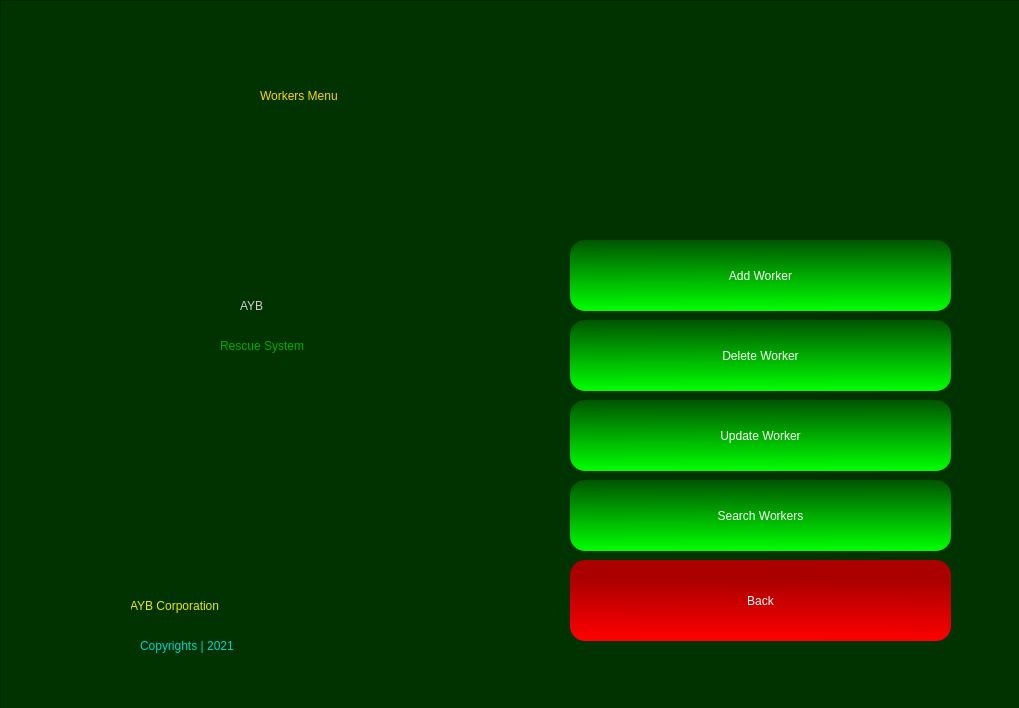
<?xml version="1.0" encoding="UTF-8"?>
<ui version="4.0">
 <class>Form</class>
 <widget class="QWidget" name="Form">
  <property name="geometry">
   <rect>
    <x>0</x>
    <y>0</y>
    <width>1019</width>
    <height>708</height>
   </rect>
  </property>
  <property name="windowTitle">
   <string>Form</string>
  </property>
  <widget class="QFrame" name="frame">
   <property name="geometry">
    <rect>
     <x>0</x>
     <y>0</y>
     <width>1022</width>
     <height>713</height>
    </rect>
   </property>
   <property name="styleSheet">
    <string notr="true">QFrame{

background-color: rgb(0, 51, 0);
color: rgb(0,255,0);

}
</string>
   </property>
   <property name="frameShape">
    <enum>QFrame::StyledPanel</enum>
   </property>
   <property name="frameShadow">
    <enum>QFrame::Raised</enum>
   </property>
   <widget class="QLabel" name="label_2">
    <property name="geometry">
     <rect>
      <x>70</x>
      <y>210</y>
      <width>211</width>
      <height>181</height>
     </rect>
    </property>
    <property name="styleSheet">
     <string notr="true">background-image: url(:/newPrefix/—Pngtree—red and black logo_5517319.png);</string>
    </property>
    <property name="text">
     <string/>
    </property>
    <property name="pixmap">
     <pixmap resource="mainLogo.qrc">:/newPrefix/—Pngtree—red and black logo_5517319.png</pixmap>
    </property>
    <property name="scaledContents">
     <bool>true</bool>
    </property>
   </widget>
   <widget class="QLabel" name="label_4">
    <property name="geometry">
     <rect>
      <x>240</x>
      <y>280</y>
      <width>191</width>
      <height>51</height>
     </rect>
    </property>
    <property name="styleSheet">
     <string notr="true">font: 87 36pt &quot;Arial Black&quot;;
color: rgb(207, 207, 207);</string>
    </property>
    <property name="text">
     <string>AYB</string>
    </property>
   </widget>
   <widget class="QLabel" name="label_3">
    <property name="geometry">
     <rect>
      <x>220</x>
      <y>330</y>
      <width>231</width>
      <height>31</height>
     </rect>
    </property>
    <property name="styleSheet">
     <string notr="true">font: 25 20pt &quot;Bahnschrift Light&quot;;
color: rgb(0, 170, 0);</string>
    </property>
    <property name="text">
     <string>Rescue System</string>
    </property>
   </widget>
   <widget class="QLabel" name="label_5">
    <property name="geometry">
     <rect>
      <x>260</x>
      <y>70</y>
      <width>491</width>
      <height>51</height>
     </rect>
    </property>
    <property name="styleSheet">
     <string notr="true">font: 87 36pt &quot;Arial Black&quot;;
color: rgb(255, 213, 0);</string>
    </property>
    <property name="text">
     <string>Workers Menu</string>
    </property>
   </widget>
   <widget class="QPushButton" name="addBtn">
    <property name="geometry">
     <rect>
      <x>570</x>
      <y>240</y>
      <width>381</width>
      <height>71</height>
     </rect>
    </property>
    <property name="styleSheet">
     <string notr="true">QPushButton{
background-color: qlineargradient(spread:pad, x1:0.498, y1:0, x2:0.507, y2:1, stop:0 rgba(0, 85, 0, 255), stop:1 rgba(0, 255, 0, 255));
border-radius:15px;
color: #FFF;
	font: 75 14pt &quot;Microsoft PhagsPa&quot;;

}

QPushButton:hover{

	background-color: rgb(0, 118, 0);
}</string>
    </property>
    <property name="text">
     <string>Add Worker</string>
    </property>
   </widget>
   <widget class="QPushButton" name="updateBtn">
    <property name="geometry">
     <rect>
      <x>570</x>
      <y>400</y>
      <width>381</width>
      <height>71</height>
     </rect>
    </property>
    <property name="styleSheet">
     <string notr="true">QPushButton{
background-color: qlineargradient(spread:pad, x1:0.498, y1:0, x2:0.507, y2:1, stop:0 rgba(0, 85, 0, 255), stop:1 rgba(0, 255, 0, 255));
border-radius:15px;
color: #FFF;
	font: 75 14pt &quot;Microsoft PhagsPa&quot;;

}

QPushButton:hover{

	background-color: rgb(0, 118, 0);
}</string>
    </property>
    <property name="text">
     <string>Update Worker</string>
    </property>
   </widget>
   <widget class="QPushButton" name="delBtn">
    <property name="geometry">
     <rect>
      <x>570</x>
      <y>320</y>
      <width>381</width>
      <height>71</height>
     </rect>
    </property>
    <property name="styleSheet">
     <string notr="true">QPushButton{
background-color: qlineargradient(spread:pad, x1:0.498, y1:0, x2:0.507, y2:1, stop:0 rgba(0, 85, 0, 255), stop:1 rgba(0, 255, 0, 255));
border-radius:15px;
color: #FFF;
	font: 75 14pt &quot;Microsoft PhagsPa&quot;;

}

QPushButton:hover{

	background-color: rgb(0, 118, 0);
}</string>
    </property>
    <property name="text">
     <string>Delete Worker</string>
    </property>
   </widget>
   <widget class="QPushButton" name="searchBtn">
    <property name="geometry">
     <rect>
      <x>570</x>
      <y>480</y>
      <width>381</width>
      <height>71</height>
     </rect>
    </property>
    <property name="styleSheet">
     <string notr="true">QPushButton{
background-color: qlineargradient(spread:pad, x1:0.498, y1:0, x2:0.507, y2:1, stop:0 rgba(0, 85, 0, 255), stop:1 rgba(0, 255, 0, 255));
border-radius:15px;
color: #FFF;
	font: 75 14pt &quot;Microsoft PhagsPa&quot;;

}

QPushButton:hover{

	background-color: rgb(0, 118, 0);
}</string>
    </property>
    <property name="text">
     <string>Search Workers</string>
    </property>
   </widget>
   <widget class="QPushButton" name="pushButton_7">
    <property name="geometry">
     <rect>
      <x>570</x>
      <y>560</y>
      <width>381</width>
      <height>81</height>
     </rect>
    </property>
    <property name="styleSheet">
     <string notr="true">QPushButton{
background-color: qlineargradient(spread:pad, x1:0.512, y1:0.238636, x2:0.493, y2:1, stop:0 rgba(170, 0, 0, 255), stop:1 rgba(255, 0, 0, 255));
border-radius:15px;
color: #FFF;
	font: 75 14pt &quot;Microsoft PhagsPa&quot;;

}

QPushButton:hover{

	background-color: rgb(138, 0, 0);
}</string>
    </property>
    <property name="text">
     <string>Back</string>
    </property>
   </widget>
   <widget class="QLabel" name="label_6">
    <property name="geometry">
     <rect>
      <x>130</x>
      <y>590</y>
      <width>241</width>
      <height>31</height>
     </rect>
    </property>
    <property name="styleSheet">
     <string notr="true">font: 25 20pt &quot;Bahnschrift Light&quot;;
color: rgb(234, 234, 0);</string>
    </property>
    <property name="text">
     <string>AYB Corporation</string>
    </property>
   </widget>
   <widget class="QLabel" name="label_7">
    <property name="geometry">
     <rect>
      <x>80</x>
      <y>580</y>
      <width>51</width>
      <height>51</height>
     </rect>
    </property>
    <property name="styleSheet">
     <string notr="true">background-image: url(:/newPrefix/—Pngtree—red and black logo_5517319.png);</string>
    </property>
    <property name="text">
     <string/>
    </property>
    <property name="pixmap">
     <pixmap resource="mainLogo.qrc">:/newPrefix/—Pngtree—red and black logo_5517319.png</pixmap>
    </property>
    <property name="scaledContents">
     <bool>true</bool>
    </property>
   </widget>
   <widget class="QLabel" name="label_8">
    <property name="geometry">
     <rect>
      <x>140</x>
      <y>630</y>
      <width>241</width>
      <height>31</height>
     </rect>
    </property>
    <property name="styleSheet">
     <string notr="true">font: 25 12pt &quot;Bahnschrift Light&quot;;
color: rgb(0, 208, 208);</string>
    </property>
    <property name="text">
     <string>Copyrights | 2021</string>
    </property>
   </widget>
  </widget>
 </widget>
 <resources>
  <include location="mainLogo.qrc"/>
  <include location="mainLogo.qrc"/>
 </resources>
 <connections/>
</ui>
